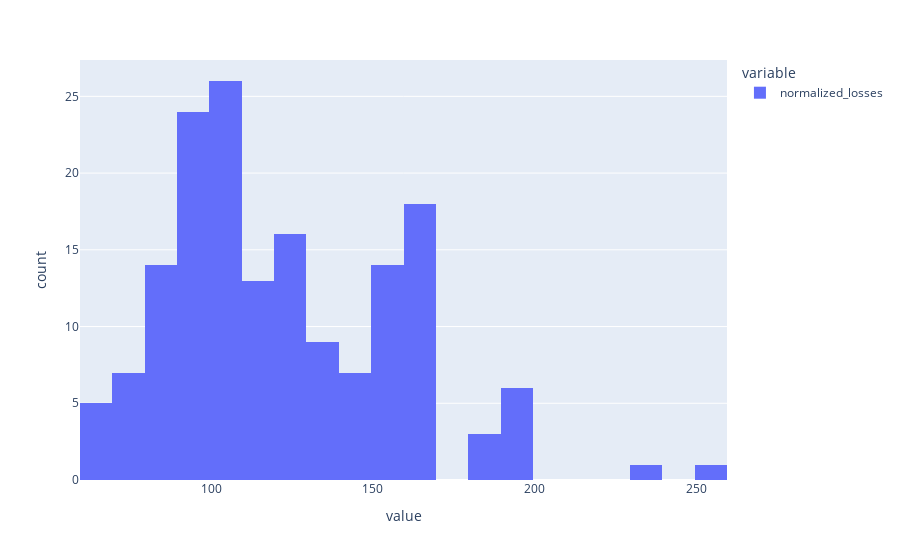

The code cell stored with this chart in its notebook:
### Code cell
display(px.histogram(df['normalized_losses']))

### Figure 1 — Plotly figure (JSON) as saved in the notebook; plotly's stock layout.template omitted (floating-point values rounded to 4 significant figures; data arrays with more than 128 entries replaced by an {"elided": "..."} marker saying what was removed)
{"data": [{"alignmentgroup": "True", "bingroup": "x", "hovertemplate": "variable=normalized_losses<br>value=%{x}<br>count=%{y}<extra></extra>", "legendgroup": "normalized_losses", "marker": {"color": "#636efa", "pattern": {"shape": ""}}, "name": "normalized_losses", "offsetgroup": "normalized_losses", "orientation": "v", "showlegend": true, "type": "histogram", "x": {"elided": "205 int values"}, "xaxis": "x", "yaxis": "y"}], "layout": {"barmode": "relative", "legend": {"title": {"text": "variable"}, "tracegroupgap": 0}, "margin": {"t": 60}, "xaxis": {"anchor": "y", "domain": [0, 1], "title": {"text": "value"}}, "yaxis": {"anchor": "x", "domain": [0, 1], "title": {"text": "count"}}}}
